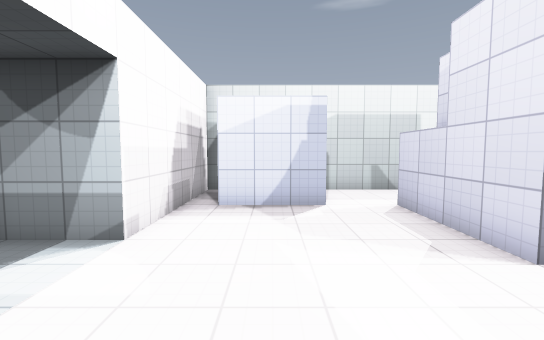
view 1 (above)

16 first-person views from a walk through a level from a Godot 3-D game. The camera is 1.5 m above the floor, tilts 4° down and sees 90° across. The floor is counted in squares, 1 m on a side. Each view is taken from the middle of a square. On the plan, view 1 faces up. The plan holds only what a view shows up to about 14 squares ahead; the rest is blank. Surface patterns are stand-ins for the level's own textures.

view 2
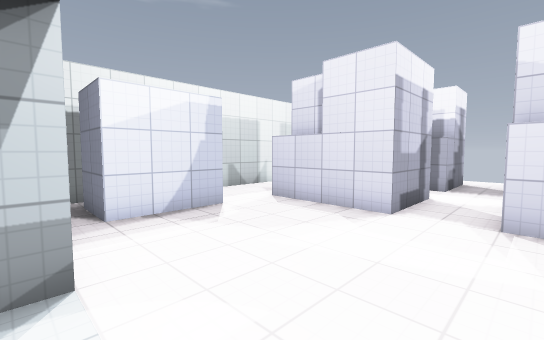

view 3
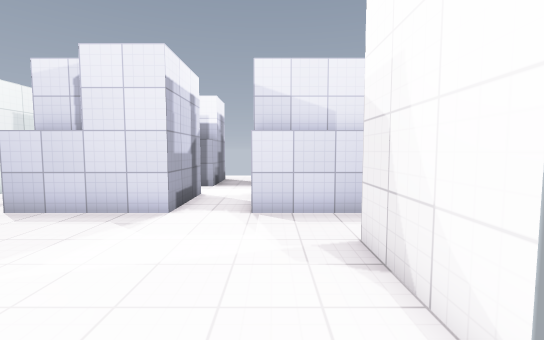

view 4
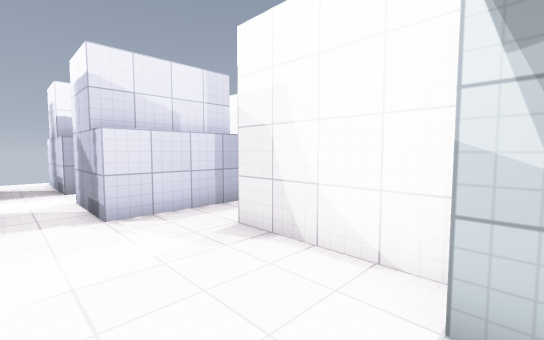

view 5
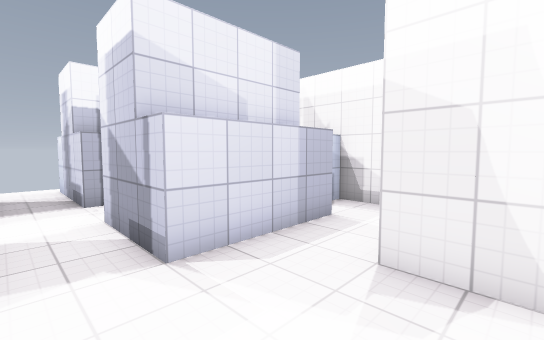

view 6
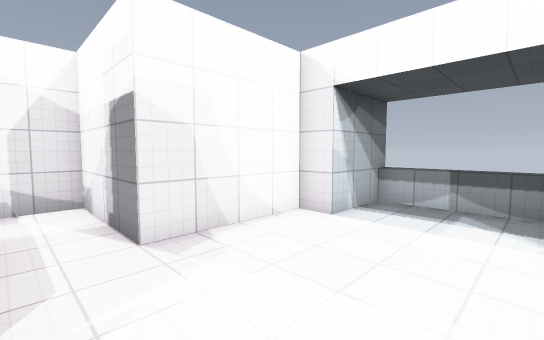

view 7
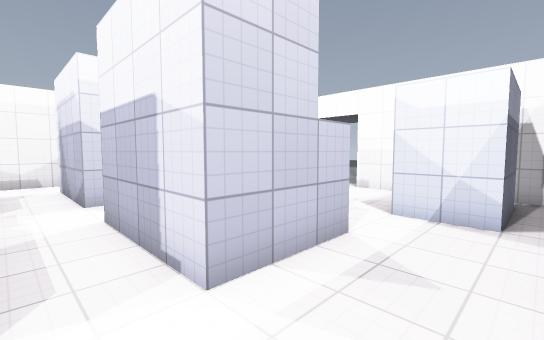

view 8
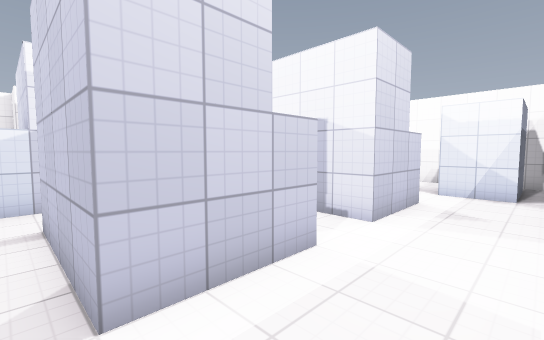

view 9
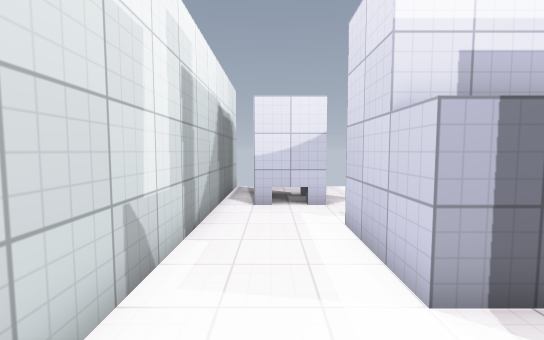

view 10
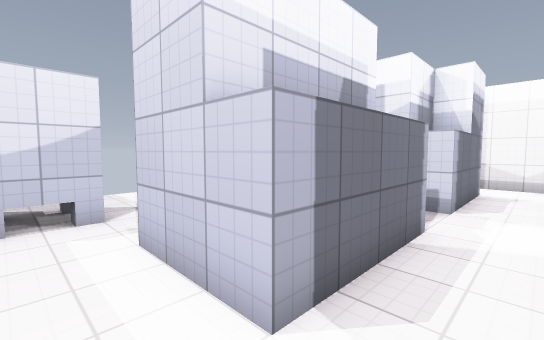

view 11
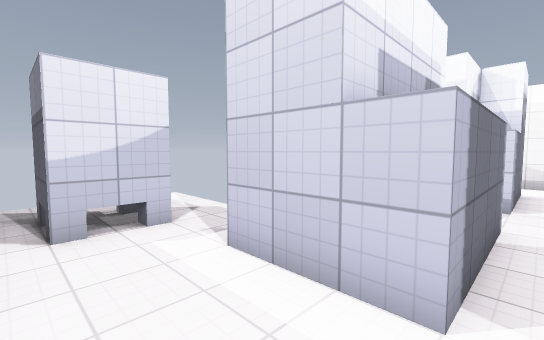

view 12
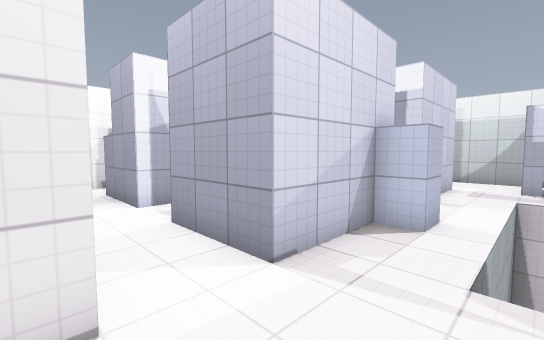

view 13
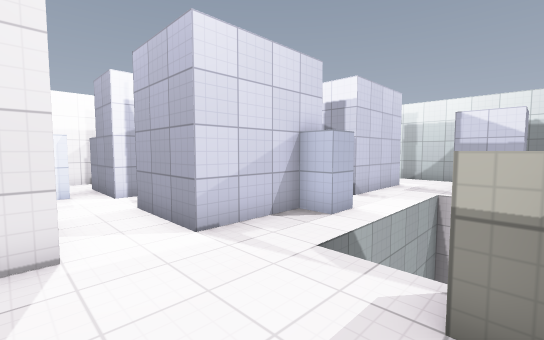

view 14
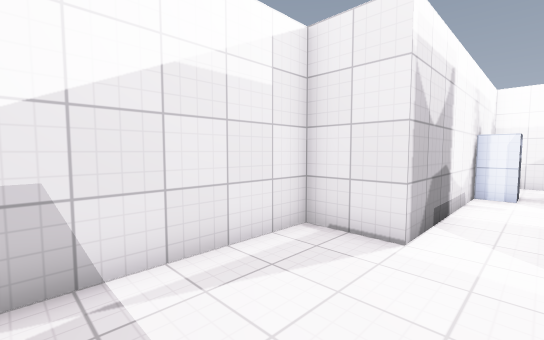

view 15
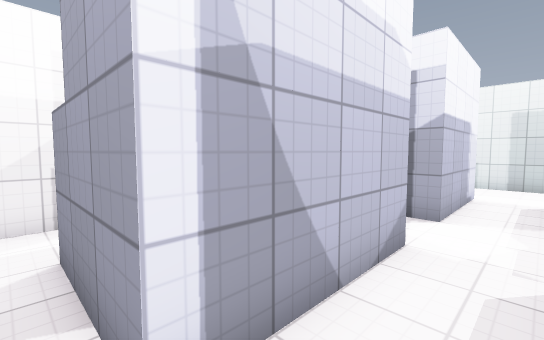

view 16
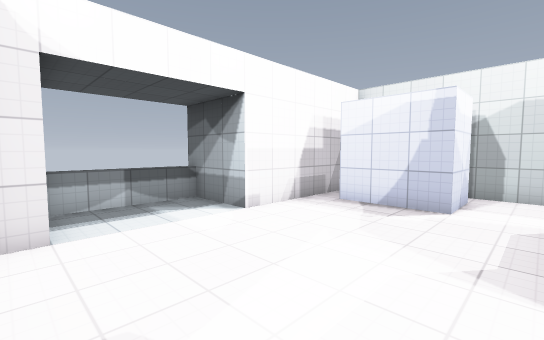

### Floor plan
Key: @ floor where view 1 was taken; # wall or solid block; . floor; ^ raised ledge; T thing the floor can be seen under or through.
Columns run from 6 left of view 1 to 18 right of it. Each row starts with its distance up from view 1.
 11    ######################
 10    #....................
  9    #.###............TT..
  8    #.###............TT..
  7    #......###..###......
  6    #......###..###......
  5 ####......###..###..
  4  ^........###..###..
  3  ^..................
  2  ^..................
  1  ^........###..####.
  0 ####..@...###..###..
 -1    #####..###..###..
 -2        #..###..###....^
 -3        #...............
 -4        #...#..........
 -5        ###########.....
 -6                  #.....
 -7                  ######

Positions as (right, up) in squares from view 1, and headings:
1: (0, 0), facing up
2: (-3, 1), facing up-right
3: (-3, 1), facing right
4: (-3, 3), facing down-right
5: (0, 3), facing down-right
6: (3, 4), facing down-left
7: (8, 10), facing down-left
8: (12, 10), facing down-left
9: (6, 9), facing right
10: (7, 9), facing down-right
11: (8, 10), facing down-right
12: (14, -5), facing up-left
13: (16, -5), facing up-left
14: (16, -3), facing down-left
15: (8, -3), facing up-left
16: (3, 0), facing up-left
